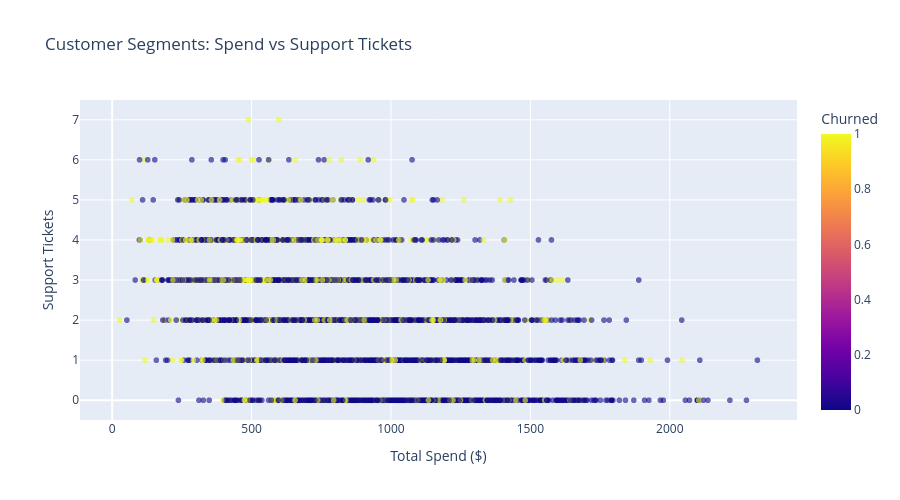

Notebook code cell kept with this figure:
### Code cell
# Interactive scatter: Spend vs Tickets colored by churn
fig = px.scatter(
    df, x='total_spend', y='total_tickets', color='churned',
    color_discrete_map={0: '#2ecc71', 1: '#e74c3c'},
    labels={'total_spend': 'Total Spend ($)', 'total_tickets': 'Support Tickets', 'churned': 'Churned'},
    title='Customer Segments: Spend vs Support Tickets',
    hover_data=['subscription_tier', 'avg_rating', 'total_transactions'],
    opacity=0.6
)
fig.update_layout(width=900, height=500)
fig.show()

### Figure 1 — Plotly figure (JSON) as saved in the notebook; plotly's stock layout.template omitted (floating-point values rounded to 4 significant figures; data arrays with more than 128 entries replaced by an {"elided": "..."} marker saying what was removed)
{"data": [{"customdata": {"elided": "5000x3 mixed values"}, "hovertemplate": "Total Spend ($)=%{x}<br>Support Tickets=%{y}<br>subscription_tier=%{customdata[0]}<br>avg_rating=%{customdata[1]}<br>total_transactions=%{customdata[2]}<br>Churned=%{marker.color}<extra></extra>", "legendgroup": "", "marker": {"color": {"elided": "5000 int values"}, "coloraxis": "coloraxis", "opacity": 0.6, "symbol": "circle"}, "mode": "markers", "name": "", "showlegend": false, "type": "scattergl", "x": {"elided": "5000 float values"}, "xaxis": "x", "y": {"elided": "5000 float values"}, "yaxis": "y"}], "layout": {"coloraxis": {"colorbar": {"title": {"text": "Churned"}}, "colorscale": [[0.0, "#0d0887"], [0.1111, "#46039f"], [0.2222, "#7201a8"], [0.3333, "#9c179e"], [0.4444, "#bd3786"], [0.5556, "#d8576b"], [0.6667, "#ed7953"], [0.7778, "#fb9f3a"], [0.8889, "#fdca26"], [1.0, "#f0f921"]]}, "height": 500, "legend": {"tracegroupgap": 0}, "title": {"text": "Customer Segments: Spend vs Support Tickets"}, "width": 900, "xaxis": {"anchor": "y", "domain": [0.0, 1.0], "title": {"text": "Total Spend ($)"}}, "yaxis": {"anchor": "x", "domain": [0.0, 1.0], "title": {"text": "Support Tickets"}}}}
